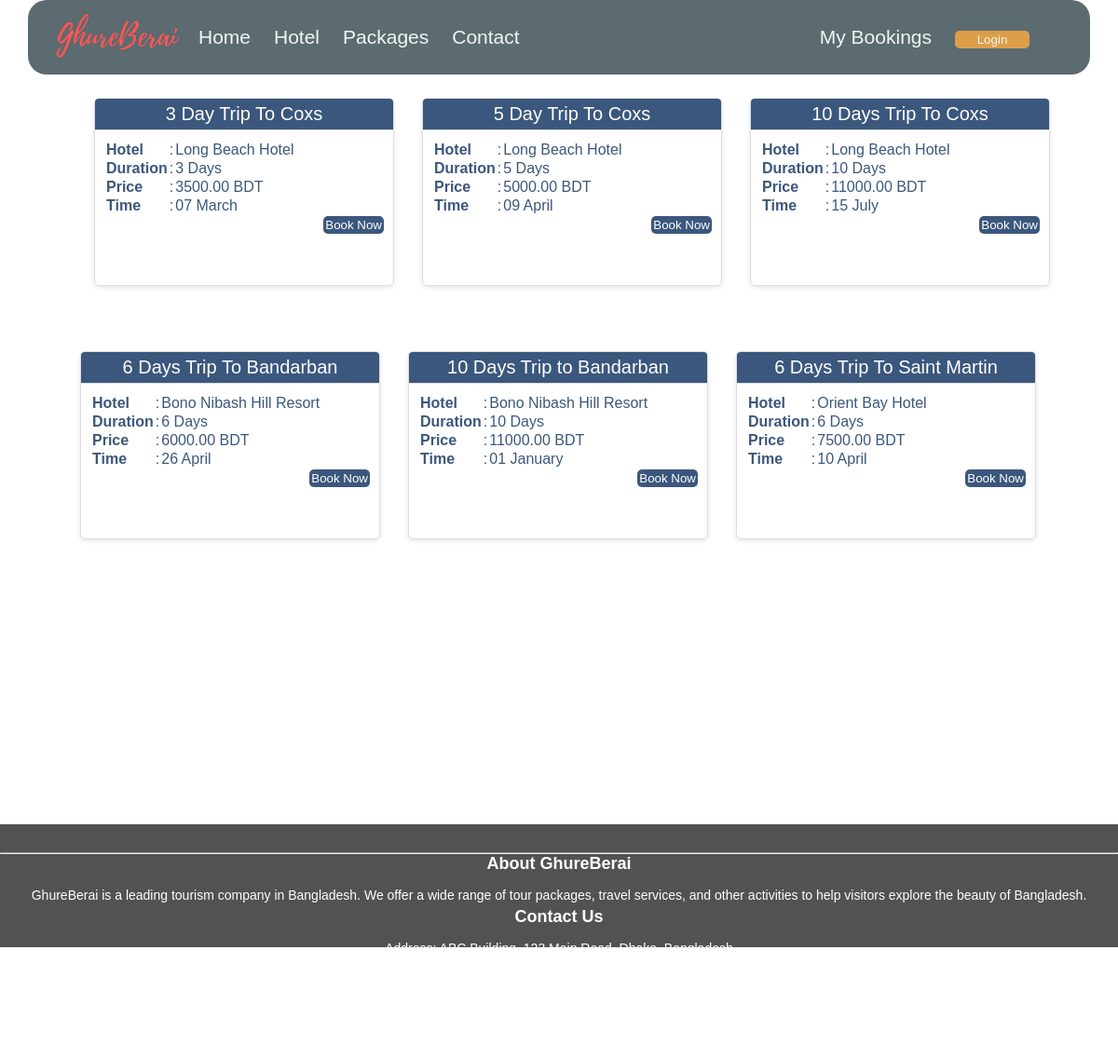
Screenshot of /View/Packages.php with the database file from the repository.
### tables this page shows
CREATE TABLE `packages` (
  `Package_Id` int(11) NOT NULL,
  `Name` varchar(100) NOT NULL,
  `Hotel_Name` varchar(100) NOT NULL,
  `Description` text DEFAULT NULL,
  `Price` decimal(10,2) NOT NULL,
  `Days` int(11) NOT NULL,
  `P_left` int(11) NOT NULL,
  `P_sold` int(11) DEFAULT NULL,
  `Start_Date` date DEFAULT NULL,
  `End_Date` date DEFAULT NULL,
  `Image_url` varchar(255) DEFAULT NULL,
  `Created_at` timestamp NOT NULL DEFAULT current_timestamp(),
  `Updated_at` timestamp NOT NULL DEFAULT current_timestamp() ON UPDATE current_timestamp()
);

### Model/Admin/PackagesModel.php (called while the page is built, shortened)
<?php
function getPackages($page)
{
    if ($page == 1) {
        require('../Model/Connection.php');
        $sql = "SELECT * FROM packages";
        $result = $con->query($sql);
        return $result;
    }
}

### Controller/PackagesController.php (the view, shortened to what this page needs)
<?php
function showPackages($page)
{
    require('../Model/Admin/PackagesModel.php');
    $rows = getPackages($page);
    if ($rows) {
        while ($row = $rows->fetch_assoc()) {
            echo '<div class="Pcard">
                        <div class="Pcard-header">
                            <p>' . $row["Name"] . '</p>
                        </div>
                        <div class="Pcard-body">
                            <table>
                            <tr>
                                    <th>Hotel</th>
                                    <td>:</td>
                                    <td>' . $row["Hotel_Name"] . '</td>
                                </tr>
                                <tr>
                                    <th>Duration</th>
                                    <td>:</td>
                                    <td>' . $row["Days"] . ' Days</td>
                                </tr>
                                <tr>
                                    <th>Price</th>
                                    <td>:</td>
                                    <td>' . $row["Price"] . ' BDT</td>
                                </tr>
                                <tr>
                                    <th>Time</th>
                                    <td>:</td>
                                    <td>' . date('d F', strtotime($row['Start_Date'])) . '</td>
                                </tr>
                            </table>
                            <div class="BookBtn">
                            <button>
                            <a href="../Controller/BookAction.php?Package_Id=' . $row['Package_Id'] . '">Book
                                    Now
                            </button></div>
                        </div>
                    </div>';
        }
    }
}
?>

### View/Assets/index.css (style rules this page uses)
* { font-family: sans-serif; margin: 0; padding: 0; }
a { color: #3b577d !important; text-decoration: none; }
.Pcard { margin-top: 20px; text-align: center !important; width: 320px; height: 200px; border: 1px solid #ddd; border-radius: 5px; box-shadow: 0 2px 5px rgba(0, 0, 0, 0.1); overflow: hidden; margin-bottom: 20px; }
.Pcard-header { background-color: #3b577d; padding: 5px 10px; border-bottom: 1px solid #ddd; }
.Pcard-header p { color: white; margin: 0; font-size: 20px; font-weight: 500; }
.Pcard-body { padding: 10px; }
.Pcard-body table { text-align: left; }
.BookBtn a { color: white !important; }
.BookBtn button { padding: 2px; border-radius: 5px; background-color: #3b577d; border: none; color: white !important; }
.BookBtn { align-items: right; display: flex !important; justify-content: right; justify-items: right; }

### rows the page displays
packages: Name "3 Day Trip To Coxs", Hotel_Name "Long Beach Hotel", Days "3", Price "3500.00", Start_Date "07 March"
packages: Name "5 Day Trip To Coxs", Hotel_Name "Long Beach Hotel", Days "5", Price "5000.00", Start_Date "09 April"
packages: Name "10 Days Trip To Coxs", Hotel_Name "Long Beach Hotel", Days "10", Price "11000.00", Start_Date "15 July"
packages: Name "6 Days Trip To Bandarban", Hotel_Name "Bono Nibash Hill Resort", Days "6", Price "6000.00", Start_Date "26 April"
packages: Name "10 Days Trip to Bandarban", Hotel_Name "Bono Nibash Hill Resort", Days "10", Price "11000.00", Start_Date "01 January"
packages: Name "6 Days Trip To Saint Martin", Hotel_Name "Orient Bay Hotel", Days "6", Price "7500.00", Start_Date "10 April"
